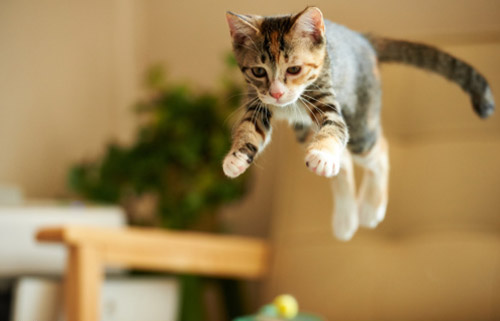
#> input picture Coding Challenge/Day_27/index.png, 500 x 321 px, found by its file name
$ python 'opencv(1).py'   (older library calls are emulated)
#> lines starting #> are read from the running program, lines starting #| are printed output that depends on the picture; after the words box and inside, x2 and y2 are one past the last pixel; in counts of white or black regions, pixels touching at a corner belong together
# -*- coding: utf-8 -*-

# -*- coding: utf-8 -*-

#import the libraries
import numpy as np
import matplotlib.pyplot as plt
import cv2


#reading the image

image = cv2.imread('index.png')
#> image is the input picture: shape (321, 500, 3); mean B, G, R 84.4, 131.1, 158.1
image = cv2.cvtColor(image,cv2.COLOR_BGR2RGB)
#plotting the image
plt.imshow(image)

#saving image
cv2.imwrite('test_write.jpg',image)


"""
By default, the imread function reads images in the BGR (Blue-Green-Red) format.
We can read images in different formats using extra flags in the imread function:

cv2.IMREAD_COLOR: Default flag for loading a color image
cv2.IMREAD_GRAYSCALE: Loads images in grayscale format
cv2.IMREAD_UNCHANGED: Loads images in their given format, including the alpha channel.
Alpha channel stores the transparency information – the higher the value of alpha channel,
the more opaque is the pixel
"""

"""
OpenCV reads a given image in the BGR format by default.
So, you’ll need to change the color space of your image
from BGR to RGB when reading images using OpenCV. Let’s see how to do that:
"""

#import the required libraries
import numpy as np
import matplotlib.pyplot as plt
import cv2

image = cv2.imread('index.png')
#converting image to Gray scale
#img = np.array(image, dtype=np.uint8)
gray_image = cv2.cvtColor(image,cv2.COLOR_BGR2GRAY)
#plotting the grayscale image
plt.imshow(gray_image)
#converting image to HSV format
hsv_image = cv2.cvtColor(image,cv2.COLOR_BGR2HSV)
#> hsv_image: shape (321, 500, 3); mean H, S, V 21.1, 132.5, 158.7
#plotting the HSV image
plt.imshow(hsv_image)

#Resizing Images
"""
Machine learning models work with a fixed sized input.
The same idea applies to computer vision models as well.
The images we use for training our model must be of the same size.
This operation is useful for training deep learning models
when we need to convert images to the model’s input shape.
"""

import cv2
import numpy as np
import matplotlib.pyplot as plt

#reading the image
image = cv2.imread('index.png')
#converting image to size (100,100,3)
smaller_image = cv2.resize(image,(100,100),interpolation=cv2.INTER_LINEAR)
#plot the resized image
plt.imshow(smaller_image)

#Image Rotation
"""
For most deep learning models, you need to have large image set
and that can be done through data augmentation.
Resize, crop, rotate etc. are the ways of data augmentation.

"""
#importing the required libraries
import numpy as np
import cv2
import matplotlib.pyplot as plt

image = cv2.imread('index.png')
rows,cols = image.shape[:2]
#> rows = 321; cols = 500
#(col/2,rows/2) is the center of rotation for the image
# M is the cordinates of the center
M = cv2.getRotationMatrix2D((cols/2,rows/2),90,1)
dst = cv2.warpAffine(image,M,(cols,rows))
plt.imshow(dst)


#Image Translation
#importing the required libraries
import numpy as np
import cv2
import matplotlib.pyplot as plt

#reading the image
image = cv2.imread('index.png')
#shifting the image 100 pixels in both dimensions
M = np.float32([[1,0,-100],[0,1,-100]])
dst = cv2.warpAffine(image,M,(cols,rows))
plt.imshow(dst)


#Simple Image Thresholding
"""
Thresholding is an image segmentation method.
It compares pixel values with a threshold value and
updates it accordingly.
OpenCV supports multiple variations of thresholding.
A simple thresholding function can be defined like this:

if Image(x,y) > threshold , Image(x,y) = 1

else, Image(x,y) = 0
"""
#Thresholding can only be applied to grayscale images.

#importing the required libraries
import numpy as np
import cv2
import matplotlib.pyplot as plt


#here 0 means that the image is loaded in gray scale format
gray_image = cv2.imread('index.png',0)
#> gray_image: shape (321, 500); min 0, max 255, mean 133.3

ret,thresh_binary = cv2.threshold(gray_image,127,255,cv2.THRESH_BINARY)
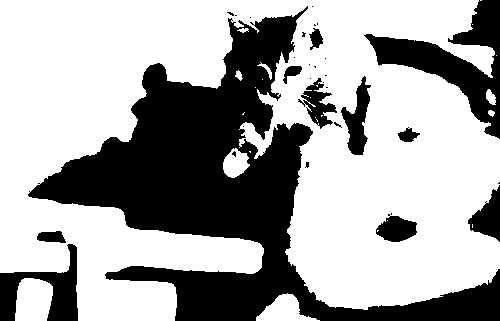
#> thresh_binary: shape (321, 500); 65.1% white; 32 black regions (21 under 20 px), largest, box (x1, y1, x2, y2) and area: (28, 6, 500, 321) 42885, (364, 0, 500, 139) 5977, (0, 244, 78, 321) 2567
ret,thresh_binary_inv = cv2.threshold(gray_image,127,255,cv2.THRESH_BINARY_INV)
ret,thresh_trunc = cv2.threshold(gray_image,127,255,cv2.THRESH_TRUNC)
ret,thresh_tozero = cv2.threshold(gray_image,127,255,cv2.THRESH_TOZERO)
ret,thresh_tozero_inv = cv2.threshold(gray_image,127,255,cv2.THRESH_TOZERO_INV)

#DISPLAYING THE DIFFERENT THRESHOLDING STYLES
names = ['Oiriginal Image','BINARY','THRESH_BINARY_INV','THRESH_TRUNC','THRESH_TOZERO','THRESH_TOZERO_INV']
images = gray_image,thresh_binary,thresh_binary_inv,thresh_trunc,thresh_tozero,thresh_tozero_inv

for i in range(6):
    plt.subplot(2,3,i+1),plt.imshow(images[i],'gray')
    plt.title(names[i])
    plt.xticks([]),plt.yticks([])

plt.show()
#> figure, not shown here; B, G, R data is drawn as R, G, B


#Adaptive Thresholding
"""
In case of adaptive thresholding, different threshold values
are used for different parts of the image.

No DEMO
"""

"""
Image Segmentation (Watershed Algorithm)
Image segmentation is the task of classifying every pixel in the image to some class.
For example, classifying every pixel as foreground or background.
Image segmentation is important for extracting the relevant parts from an image.
NO DEMO
"""

#Bitwise Operations
"""
Bitwise operations include AND, OR, NOT and XOR.
You might remember them from your programming class!
In computer vision, these operations are very useful
when we have a mask image and want to apply that
mask over another image to extract the region of interest.
"""

#import required libraries
import numpy as np
import matplotlib.pyplot as plt
import cv2

#read the image
image = cv2.imread('index.png',0)
image =  np.array(image, dtype=np.uint8)
#apply thresholding
ret,mask = cv2.threshold(image,0,255,cv2.THRESH_BINARY_INV+cv2.THRESH_OTSU)
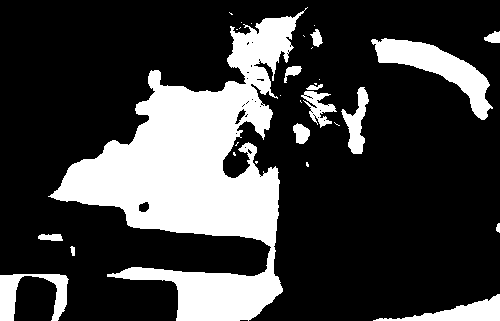
#> mask: shape (321, 500); 24.5% white; 31 white regions (17 under 20 px), largest, box (x1, y1, x2, y2) and area: (48, 7, 308, 321) 30915, (371, 38, 493, 120) 3257, (0, 274, 69, 321) 1407
#> ret = 109
#apply AND operation on image and mask generated by thrresholding
final = cv2.bitwise_and(image,image,mask = mask)
#plot the result
plt.imshow(final)


#Edge Detection
"""
Edges are the points in an image where the
image brightness changes sharply or has discontinuities.
Such discontinuities generally correspond to:

Discontinuities in depth
Discontinuities in surface orientation
Changes in material properties
Variations in scene illumination
"""
#import the required libraries
import numpy as np
import cv2
import matplotlib.pyplot as plt

#read the image
image = cv2.imread('index.png')
#calculate the edges using Canny edge algorithm
edges = cv2.Canny(image,100,200)
#> edges: shape (321, 500); 3.5% white in thin lines or dots
#plot the edges
plt.imshow(edges)


#Image Filtering

"""
In image filtering, a pixel value is updated using its neighbouring values.
But how are these values updated in the first place?
Ans: using filters/kernels of size 3x3 or 5x5 etc.
"""


#Face Detection
"""
Face Detection
OpenCV supports haar cascade based object detection.
Haar cascades are machine learning based classifiers
that calculate different features like edges, lines, etc in the image.
Then, these classifiers train using multiple positive and negative samples.

Trained classifiers for different objects like faces,eyes
etc are available in the OpenCV Github repo ,
you can also train your own haar cascade for any object.
"""

#import required libraries
import numpy as np
import cv2
import matplotlib.pyplot as plt


#load the classifiers downloaded
face_cascade = cv2.CascadeClassifier('haarcascade_frontalface_default.xml')
eye_cascade = cv2.CascadeClassifier('haarcascade_eye.xml')
#read the image and convert to grayscale format
img = cv2.imread('baby.jpg')
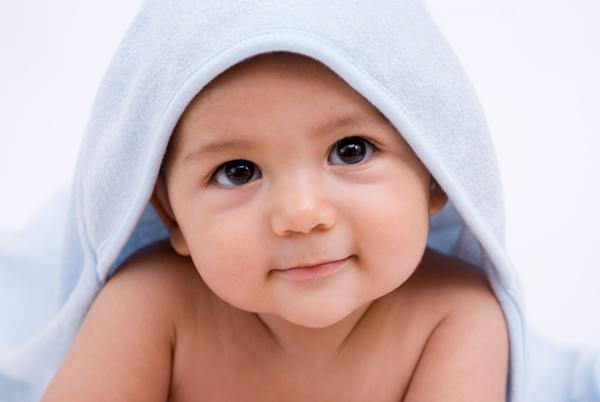
#> input picture Coding Challenge/Day_27/baby.jpg, 600 x 402 px, found by its file name
#> img is the input picture: shape (402, 600, 3); mean B, G, R 182.9, 182.8, 205.2
gray = cv2.cvtColor(img, cv2.COLOR_BGR2GRAY)
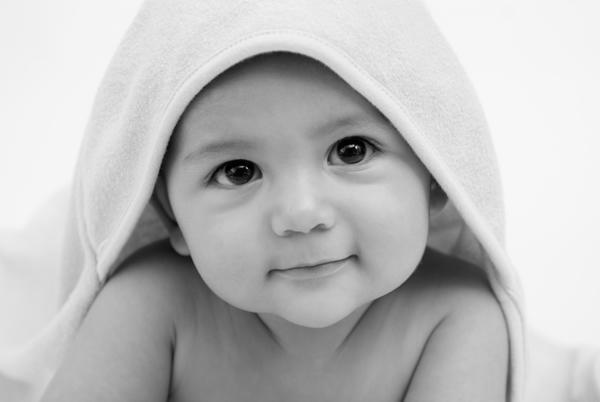
#> gray: shape (402, 600); min 0, max 250, mean 189.5
#calculate coordinates
faces = face_cascade.detectMultiScale(gray, 1.1, 4)
#> faces = [[152, 52, 288, 288]]
for (x,y,w,h) in faces:
    cv2.rectangle(img,(x,y),(x+w,y+h),(255,0,0),2)
    roi_gray = gray[y:y+h, x:x+w]
    roi_color = img[y:y+h, x:x+w]
    eyes = eye_cascade.detectMultiScale(roi_gray)
    #draw bounding boxes around detected features
    for (ex,ey,ew,eh) in eyes:
        cv2.rectangle(roi_color,(ex,ey),(ex+ew,ey+eh),(0,255,0),2)
#> this loop made 1 pass
#> (x, y, w, h, eyes) on pass 1: (152, 52, 288, 288, [[110, 210, 23, 23], [162, 60, 77, 77], [46, 90, 64, 64]])
#> pass 1, `roi_gray = gray[y:y+h, x:x+w]`:
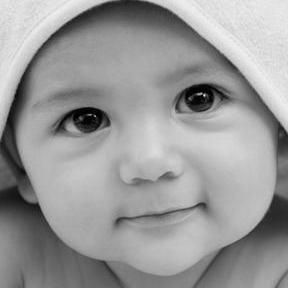
#> roi_gray: shape (288, 288); min 0, max 246, mean 152.9
#> after the loop:
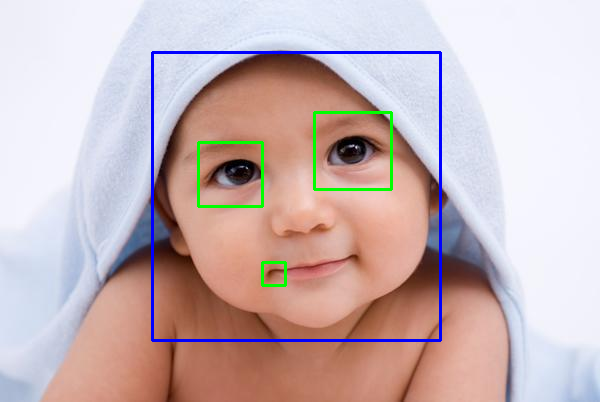
#> img: shape (402, 600, 3); 2.24% of pixels changed, all inside (x1, y1, x2, y2) = (151, 51, 442, 342)
#> after the loop:
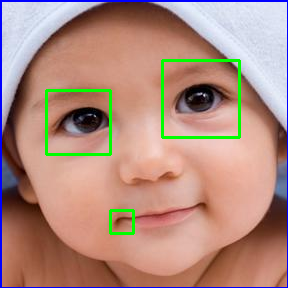
#> roi_color: shape (288, 288, 3); mean B, G, R 128, 140.3, 176.7
#plot the image
plt.imshow(img)
#write image
cv2.imwrite('face_detection.jpg',img)


##########################################
"""
Face ande Eye Detection on saved Image
"""
import numpy as np
import cv2
# https://github.com/opencv/opencv/tree/master/data/haarcascades
# Importing html smaples for Face and Eyes
face_cascade = cv2.CascadeClassifier('haarcascade_frontalface_default.xml')
eye_cascade = cv2.CascadeClassifier('haarcascade_eye.xml')

# Reading the given Image and converting it to Grayscale
img = cv2.imread('baby2.jpg')
#> (the run stopped early here; a loop or call above may not have finished)
